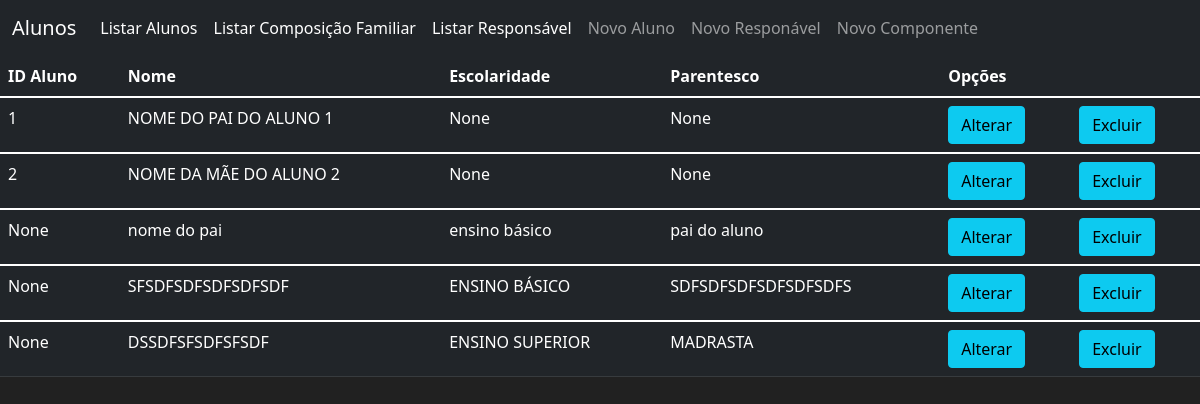
The page /listagem_composicao_familiar on the database as committed earlier.
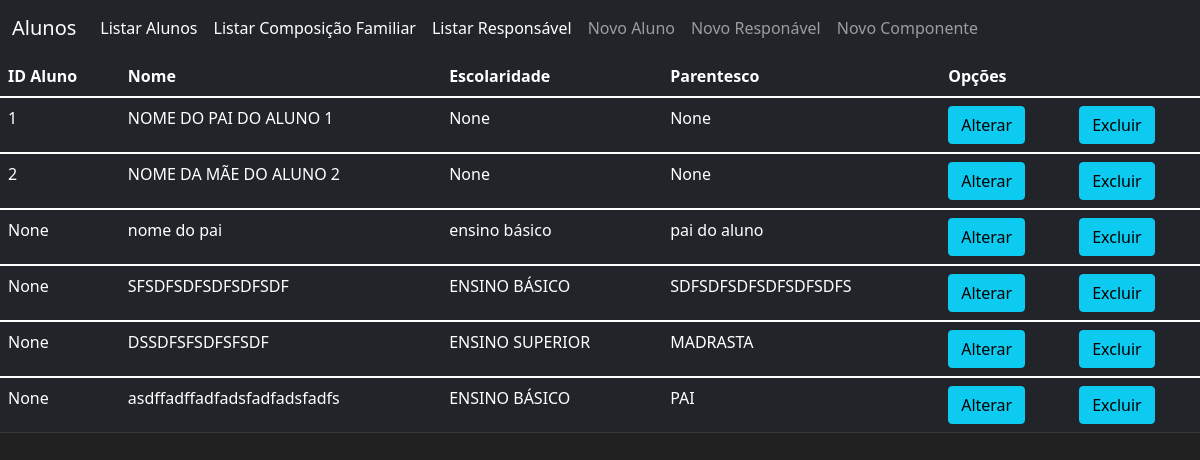
The same page on the database as committed later.
### aluno/models.py (models this page shows)
class ComposicaoFamiliar(db.Model):
    __tablename__ = 'composicao_familiar'
    id = db.Column(
        db.Integer, primary_key=True, autoincrement=True)
    comp_id_aluno = db.Column(db.Integer, db.ForeignKey("aluno.id"))
    comp_nome = db.Column(db.String(120))
    comp_idade = db.Column(db.Integer)
    comp_renda = db.Column(db.Float)
    comp_etnia = db.Column(db.String(1))
    comp_casa = db.Column(db.String(1))
    comp_tv = db.Column(db.String(1))
    comp_computador = db.Column(db.String(1))
    comp_dvd = db.Column(db.String(1))
    comp_microondas = db.Column(db.String(1))
    comp_carro = db.Column(db.String(1))
    comp_moto = db.Column(db.String(1))
    comp_celular = db.Column(db.String(1))
    comp_internet = db.Column(db.String(1))
    comp_empregada_domestica = db.Column(db.String(1))
    comp_assinante_jrn_rev = db.Column(db.String(1))
    comp_religiao = db.Column(db.String(1))
    comp_descreve_religiao = db.Column(db.String(60))
    comp_escolaridade = db.Column(db.String(120))
    comp_parentesco = db.Column(db.String(120))

### aluno/routes.py (the view)
@app.route("/listagem_composicao_familiar", methods=["GET"])
def listagem_composicao_familiar():
    composicao_familiar = ComposicaoFamiliar.query.all()
    return render_template("listagem_composicao_familiar.html", composicao_familiar=composicao_familiar)

### aluno/templates/listagem_composicao_familiar.html (shortened to what this page needs)
{% extends 'base.html' %}
{% block content %}
<table class="table table-hover table-dark">
    <thead>
        <tr>
            <th scope="col">ID Aluno</th>
            <th scope="col">Nome</th>
            <th scope="col">Escolaridade</th>
            <th scope="col">Parentesco</th>
            <th scope="col">Opções</th>
            <th scope="col"></th>
        </tr>
    </thead>
    {% for componente in composicao_familiar %}
    <tbody>
        <tr>
            <td> {{ componente.comp_id_aluno }} </td>
            <td> {{ componente.comp_nome }}</td>
            <td> {{ componente.comp_escolaridade }}</td>
            <td> {{ componente.comp_parentesco }}</td>
            <td>
                <button class="btn btn-outline btn-info">Alterar</button>
            </td>
            <td>
                <button class="btn btn-outline btn-info">Excluir</button>
            </td>
        </tr>
    </tbody>
    {% endfor %}
</table>
{% endblock %}

### aluno/templates/base.html (shortened to what this page needs)
<!doctype html>
<html lang="pt-br">
<head>
    <link href="https://cdn.jsdelivr.net/npm/bootstrap@5.1.3/dist/css/bootstrap.min.css" rel="stylesheet"
>
</head>
<body>
    <nav class="navbar navbar-expand-md navbar-dark bg-dark">
        <div class="container-fluid">
            <a class="navbar-brand" href="{{ url_for('home') }}">Alunos</a>
            <div class="collapse navbar-collapse" id="navbarNav">
                <ul class="navbar-nav mr-auto">
                    <li class="nav-item">
                        <a class="nav-link active" aria-current="page" href="{{ url_for('listagem_aluno') }}">Listar Alunos</a>
                    </li>
                    <li class="nav-item">
                        <a class="nav-link active" aria-current="page" href="{{ url_for('listagem_composicao_familiar') }}">Listar Composição Familiar</a>
                    </li>
                    <li class="nav-item">
                        <a class="nav-link active" aria-current="page" href="{{ url_for('listagem_responsavel') }}">Listar Responsável</a>
                    </li>
                </ul>
                <ul class="navbar-nav">
                    <li class="nav-item">
                        <a class="nav-link" href="{{ url_for('novo_aluno') }}">Novo Aluno</a>
                    </li>
                    <li class="nav-item">
                        <a class="nav-link" href="{{ url_for('novo_responsavel') }}">Novo Responável</a>
                    </li>
                    <li class="nav-item">
                        <a class="nav-link" href="{{ url_for('novo_componente') }}">Novo Componente</a>
                    </li>
                </ul>
            </div>
        </div>
    </nav>
    {% block content %}
    {% endblock %}
</body>
</html>

### aluno/templates/base.html (style rules this page uses)
body { background-color: #212121; color: write; }

Rows that differ between the two databases and show on the page:
added ComposicaoFamiliar: comp_id_aluno "None", comp_nome "asdffadffadfadsfadfadsfadfs", comp_escolaridade "ENSINO BÁSICO", comp_parentesco "PAI"
